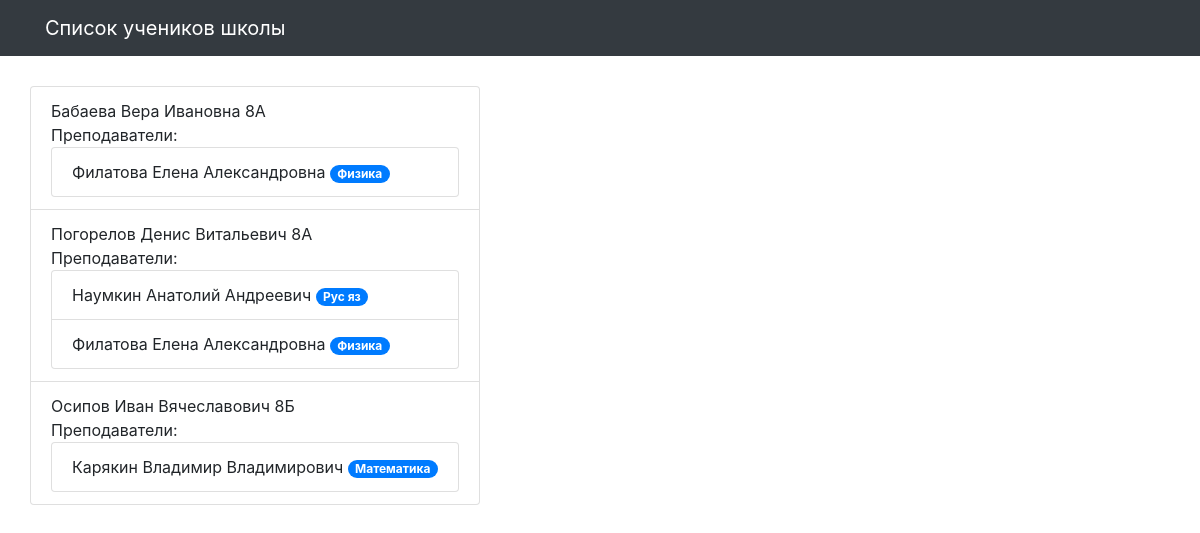
The page / on the database its author committed.
### school/models.py (models this page shows, shortened)
class Student(models.Model):
    name = models.CharField(max_length=30, verbose_name='Имя')
    teacher = models.ManyToManyField(Teacher, related_name='students')
    group = models.CharField(max_length=10, verbose_name='Класс')
    class Meta:
        verbose_name = 'Ученик'
        verbose_name_plural = 'Ученики'

class Teacher(models.Model):
    name = models.CharField(max_length=30, verbose_name='Имя')
    subject = models.CharField(max_length=10, verbose_name='Предмет')
    class Meta:
        verbose_name = 'Учитель'
        verbose_name_plural = 'Учителя'

### school/views.py (the view)
# urls.py: path('', students_list, name='students'),
def students_list(request):
    template = 'school/students_list.html'
    context = {
        'object_list': Student.objects.order_by('group').all().prefetch_related('teacher')
    }
    return render(request, template, context)

### templates/school/students_list.html (shortened to what this page needs)
{% extends "school/base.html" %}
{% load static %}
{% block content %}
<div class="row">
  <ul class="list-group">
  {% for student in object_list %}
    <li class="list-group-item">
    {{ student.name }} {{ student.group }}
    <br> Преподаватели:
    <ul class="list-group">
    {% for teacher in  student.teacher.all %}
      <li class="list-group-item">
        {{ teacher.name }}
        <span class="badge badge-primary badge-pill">
          {{ teacher.subject }}
        </span>
      </li>
    {% endfor %}
    </ul>
    </li>
  {% endfor %}
  </ul>
</div>
{% endblock %}

### templates/school/base.html (shortened to what this page needs)
<!DOCTYPE html>
{% load static %}
<html>
  <head>
    <link href="{% static  "css/bootstrap.min.css"  %}" rel="stylesheet">
    <link href="{% static  "css/3-col-portfolio.css" %}" rel="stylesheet">
  </head>
  <body>
    <nav class="navbar navbar-expand-lg navbar-dark bg-dark fixed-top">
      <div class="container">
        <a class="navbar-brand" href="#">Список учеников школы</a>
      </div>
    </nav>
    <div class="container">{% block content %}{% endblock %}</div>
  </body>
</html>

### static/css/3-col-portfolio.css (style rules this page uses)
body { padding-top: 84px; padding-bottom: 84px; }
@media (min-width: 992px) { body { padding-top: 86px; padding-bottom: 86px; } }

### rows shown on the page
Student: name "Бабаева Вера Ивановна", group "8А"
Teacher: name "Филатова Елена Александровна", subject "Физика"
Student: name "Погорелов Денис Витальевич", group "8А"
Teacher: name "Наумкин Анатолий Андреевич", subject "Рус яз"
Student: name "Осипов Иван Вячеславович", group "8Б"
Teacher: name "Карякин Владимир Владимирович", subject "Математика"
